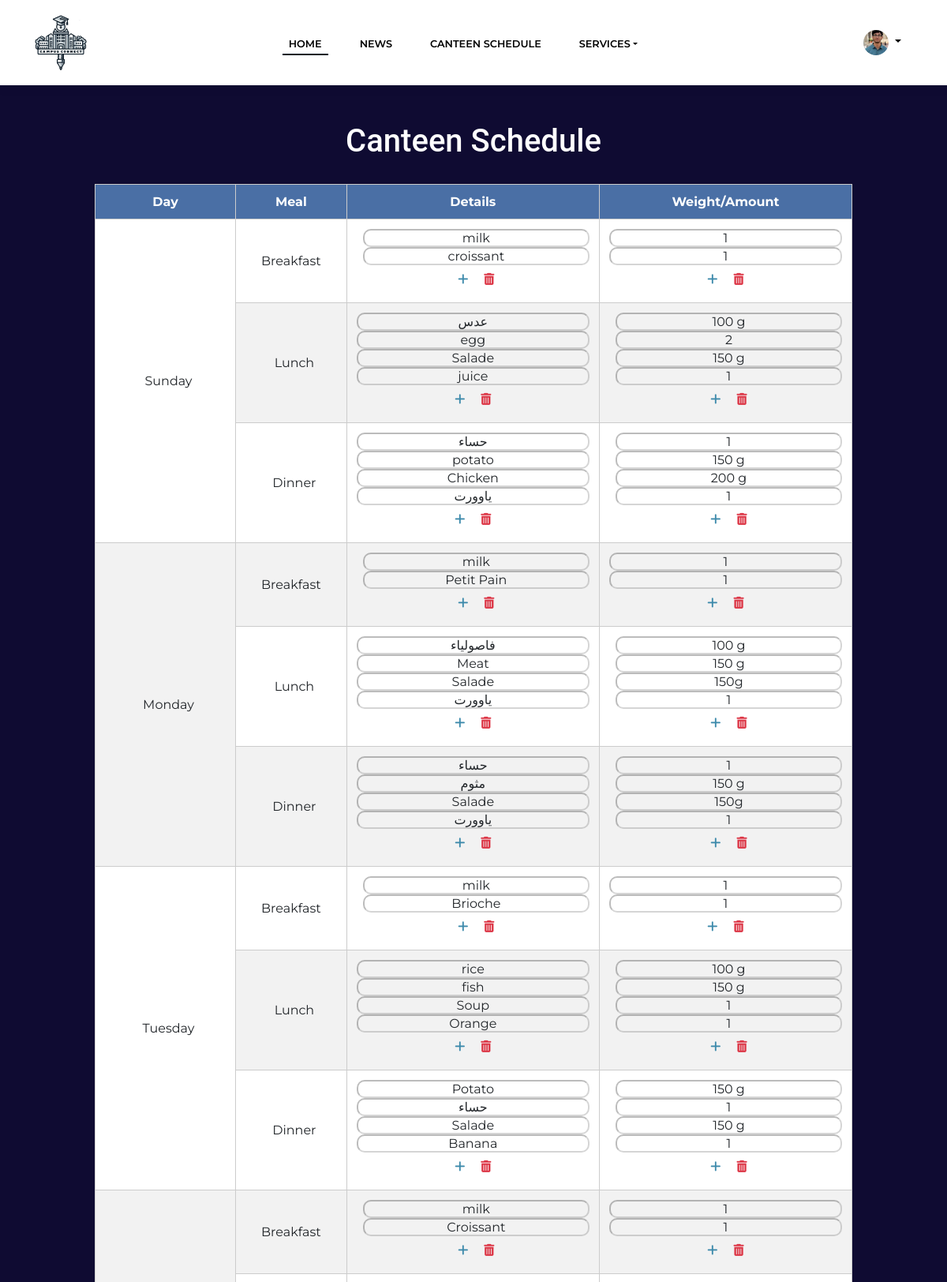
/CanteenManagement.php (signed in, upper part), run on the app's committed database.
### tables this page shows
CREATE TABLE `employee` (
  `Id` varchar(255) NOT NULL,
  `firstName` varchar(100) NOT NULL,
  `lastName` varchar(100) NOT NULL,
  `Email` varchar(255) NOT NULL,
  `Role` varchar(50) NOT NULL,
  `Password` varchar(255) NOT NULL,
  `img_path` varchar(1000) NOT NULL,
  `Phone` varchar(50) DEFAULT NULL
);

CREATE TABLE `days` (
  `id` int(11) NOT NULL,
  `day` varchar(50) NOT NULL
);

CREATE TABLE `mealtype` (
  `id` int(11) NOT NULL,
  `type` varchar(50) NOT NULL
);

CREATE TABLE `meals` (
  `id` int(11) NOT NULL,
  `meal` varchar(100) NOT NULL,
  `amount` varchar(255) NOT NULL,
  `dayid` int(11) NOT NULL,
  `typeid` int(11) NOT NULL
);

### CanteenManagement.php (the view, shortened to what this page needs)
<?php
  require 'headerAdmin.php' ;
$query_days = "SELECT * FROM days ORDER BY id";
$result_days = mysqli_query($conn, $query_days);
?>
<!DOCTYPE html>
<html data-bs-theme="light" lang="en">
<head>
    <link rel="stylesheet" href="assets/bootstrap/css/bootstrap.min.css">
    <link rel="stylesheet" href="assets/fonts/simple-line-icons.min.css">
    <link rel="stylesheet" href="assets/css/styles.css">
    <link rel="stylesheet" href="assets/css/canteen.css">
    <link rel="stylesheet" href="https://cdnjs.cloudflare.com/ajax/libs/font-awesome/6.6.0/css/all.min.css">
</head>
<body>
    <h1>Canteen Schedule</h1>
    <table class="canteenTable">
        <thead>
            <tr>
                <th>Day</th>
                <th>Meal</th>
                <th>Details</th>
                <th>Weight/Amount</th>
            </tr>
        </thead>
        <tbody>
            <?php
            while ($day = mysqli_fetch_assoc($result_days)) {
                $query_types = "SELECT DISTINCT mt.* FROM mealtype mt
                               JOIN meals m ON m.typeid = mt.id
                               WHERE m.dayid = {$day['id']}
                               ORDER BY mt.id";
                $result_types = mysqli_query($conn, $query_types);
                $type_count = mysqli_num_rows($result_types);
                $first_type = true;
                while ($type = mysqli_fetch_assoc($result_types)) {
                    echo $first_type ? "<tr><td rowspan=\"$type_count\">{$day['day']}</td>" : "<tr>";
                    $query_meals = "SELECT id, meal, amount FROM meals
                                  WHERE dayid = {$day['id']}
                                  AND typeid = {$type['id']}";
                    $result_meals = mysqli_query($conn, $query_meals);
                    echo "<td>{$type['type']}</td><td class=\"input-container\">";
                    while ($meal = mysqli_fetch_assoc($result_meals)) {
                        echo "<input type=\"text\" value=\"{$meal['meal']}\" data-id=\"{$meal['id']}\" disabled><br>";
                    }
                    echo '<div class="button-container">
                            <button type="button" class="add"><i class="fas fa-add"></i></button>
                            <button type="button" class="Delete"><i class="fas fa-trash-alt"></i></button>
                          </div></td><td class="input-container">';
                    mysqli_data_seek($result_meals, 0);
                    while ($meal = mysqli_fetch_assoc($result_meals)) {
                        echo "<input type=\"text\" value=\"{$meal['amount']}\" data-id=\"{$meal['id']}\" disabled><br>";
                    }
                    echo '<div class="button-container">
                            <button type="button" class="add"><i class="fas fa-add"></i></button>
                            <button type="button" class="Delete"><i class="fas fa-trash-alt"></i></button>
                          </div></td></tr>';
                    $first_type = false;
                }
            }
            ?>
        </tbody>
    </table>
    <?php include 'footer.php' ?>
</body>
</html>

### headerAdmin.php (shortened to what this page needs)
<?php
$userid = $_SESSION['user']['Id'] ;
if ($userid && $_SESSION['user']['isStud'] === false) {
    require 'db_connection.php';
    $stmt = $conn->prepare("SELECT img_path FROM employee WHERE Id = ?");
    $stmt->bind_param("i", $userid);
    $stmt->execute();
    $result = $stmt->get_result();
    $user = $result->fetch_assoc();
    if ($user && isset($user['img_path'])) {
        $imgPath = $user['img_path'];
    }
}else {
    die("you are student hhhhh");
}
?>
<header>
    <nav class="navbar navbar-expand-lg fixed-top bg-body clean-navbar">
        <div class="container">
            <a class="navbar-brand-logo" href="#">
                <img class="logo_img" src="assets/img/logo.png" alt="Brand Logo">
            </a>
            <div class="collapse navbar-collapse" id="navcol-1">
    <ul class="navbar-nav mx-auto">
        <?php if ($_SESSION['user']['Role'] === 'Admin'): ?>
            <li class="nav-item active"><a class="nav-link" href="AdminHome.php">Home</a></li>
            <li class="nav-item"><a class="nav-link" href="AdminNews.php">News</a></li>
            <li class="nav-item"><a class="nav-link" href="CanteenManagement.php">Canteen Schedule</a></li>
            <li class="nav-item dropdown">
                <a class="nav-link dropdown-toggle" href="#" id="servicesDropdown" Role="button" data-bs-toggle="dropdown" aria-expanded="false">Services</a>
            </li>
        <?php elseif ($_SESSION['user']['Role'] === 'Chef'): ?>
            <li class="nav-item"><a class="nav-link" href="CanteenManagement.php">Canteen Schedule</a></li>
            <li class="nav-item"><a class="nav-link" href="lostfound.php">Lost&Found items</a></li>
        <?php elseif ($_SESSION['user']['Role'] === 'Housing'): ?>
            <li class="nav-item"><a class="nav-link" href="roomRequests.php">Room Requests</a></li>
            <li class="nav-item"><a class="nav-link" href="lostfound.php">Lost&Found items</a></li>
        <?php elseif ($_SESSION['user']['Role'] === 'Maintenance'): ?>
            <li class="nav-item"><a class="nav-link" href="ReceivingIssues.php">Manage Issues</a></li>
            <li class="nav-item"><a class="nav-link" href="lostfound.php">Lost&Found items</a></li>
        <?php endif; ?>
    </ul>
    <div class="dropdown d-none d-lg-block me-3">
        <a href="#" class="d-block link-body-emphasis text-decoration-none dropdown-toggle" data-bs-toggle="dropdown" aria-expanded="false">
            <img src="<?php echo htmlspecialchars($imgPath); ?>" alt="mdo" width="32" height="32" class="rounded-circle">
        </a>
    </div>
</div>
    </nav>
</header>

### assets/css/styles.css (style rules this page uses)
body { padding-top:125px; }
.nav-link { text-decoration: none; color: #000; position: relative; padding-bottom: 5px; background-image: linear-gradient(to right, #001226 0%, #001226 100%); background-size: 0% 2px; background-position: left bottom; background-repeat: no-repeat; transition: background-size 0.4s ease; }
.nav-item.active .nav-link { background-size: 100% 2px; }
.logo_img { height: 70px; width:70px; }
button { padding: 10px; background-color: #0f0b32; color: white ; border: none; border-radius: 4px; cursor: pointer ; transition: background-color 0.3s ease ; }

### assets/css/canteen.css (style rules this page uses)
body { background-color: #0f0b32; }
h1 { font-family: Roboto, sans-serif; text-align: center; color: #ffffff; margin: 30px; }
.canteenTable { width: 80%; margin: 0 auto; border-collapse: collapse; background-color: white; margin-bottom: 40px; }
.canteenTable th, td { padding: 12px; text-align: center; border: 1px solid #ccc; vertical-align: middle; }
.canteenTable th { background-color: #4a6fa5; color: white; text-align: center; }
.canteenTable tr:nth-child(even) { background-color: #f2f2f2; }
.canteenTable td { text-align: center; }
.canteenTable td:nth-child(odd) { text-align: center; padding-left: 20px; }
input[type="text"] { border-radius: 10px; background: none; color: inherit; font: inherit; padding: 0; margin: 0; outline: none; text-align: center; width: 100%; box-sizing: border-box; }
.button-container { display: flex; justify-content: center; }
button.add { color:#3d8aab; font-size: 15px; background: none; border: none; cursor: pointer; transition: transform 0.3s, color 0.3s; padding: 5px 10px; }
button.Delete { color: #dc3545; font-size: 15px; background: none; border: none; cursor: pointer; transition: transform 0.3s, color 0.3s; }

### data on the page
employee: img_path (picture)
days: day "Sunday"
mealtype: type "Breakfast"
meals: meal "milk", amount "1"
meals: meal "croissant", amount "1"
mealtype: type "Lunch"
meals: meal "عدس", amount "100 g"
meals: meal "egg", amount "2"
meals: meal "Salade", amount "150 g"
meals: meal "juice", amount "1"
mealtype: type "Dinner"
meals: meal "حساء", amount "1"
meals: meal "potato", amount "150 g"
meals: meal "Chicken", amount "200 g"
meals: meal "ياوورت", amount "1"
days: day "Monday"
meals: meal "milk", amount "1"
meals: meal "Petit Pain", amount "1"
meals: meal "فاصولياء", amount "100 g"
meals: meal "Meat", amount "150 g"
meals: meal "Salade", amount "150g"
meals: meal "ياوورت", amount "1"
meals: meal "حساء", amount "1"
meals: meal "مثوم", amount "150 g"
meals: meal "Salade", amount "150g"
meals: meal "ياوورت", amount "1"
days: day "Tuesday"
meals: meal "milk", amount "1"
meals: meal "Brioche", amount "1"
meals: meal "rice", amount "100 g"
meals: meal "fish", amount "150 g"
meals: meal "Soup", amount "1"
meals: meal "Orange", amount "1"
meals: meal "Potato", amount "150 g"
meals: meal "حساء", amount "1"
meals: meal "Salade", amount "150 g"
meals: meal "Banana", amount "1"
meals: meal "milk", amount "1"
meals: meal "Croissant", amount "1"
